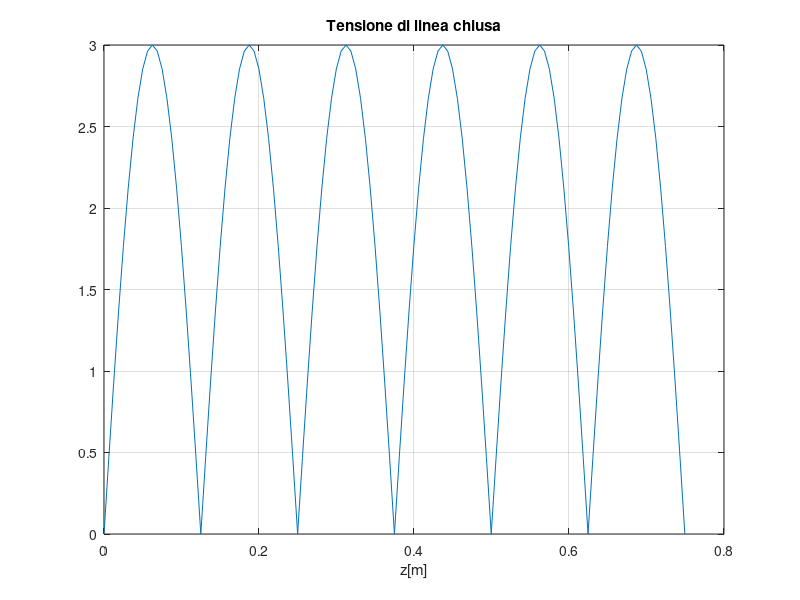
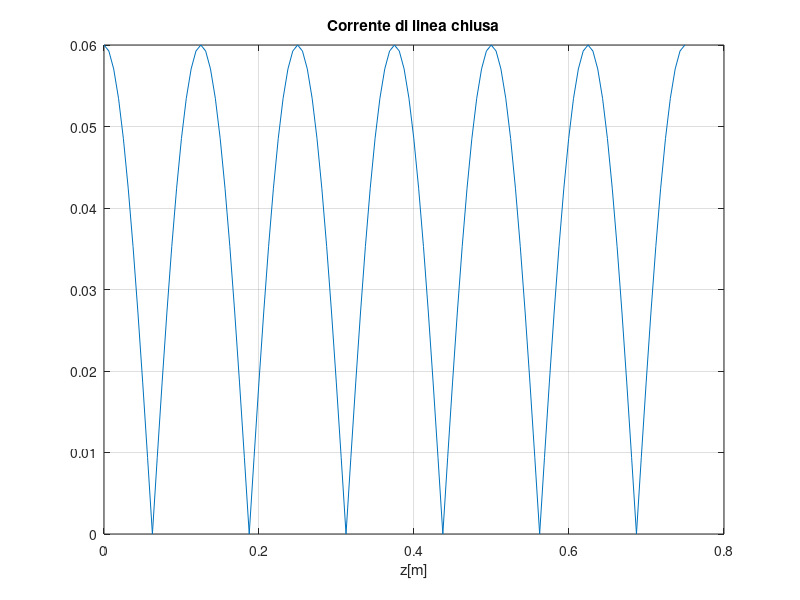
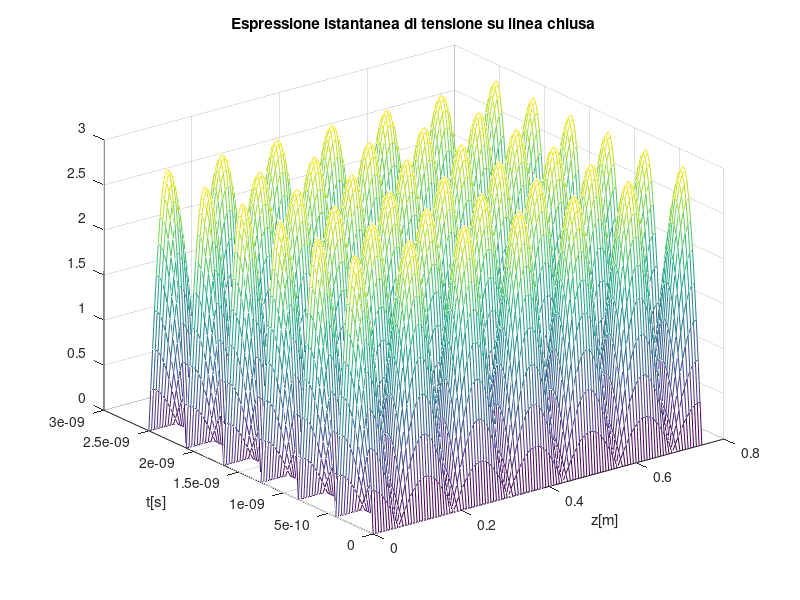
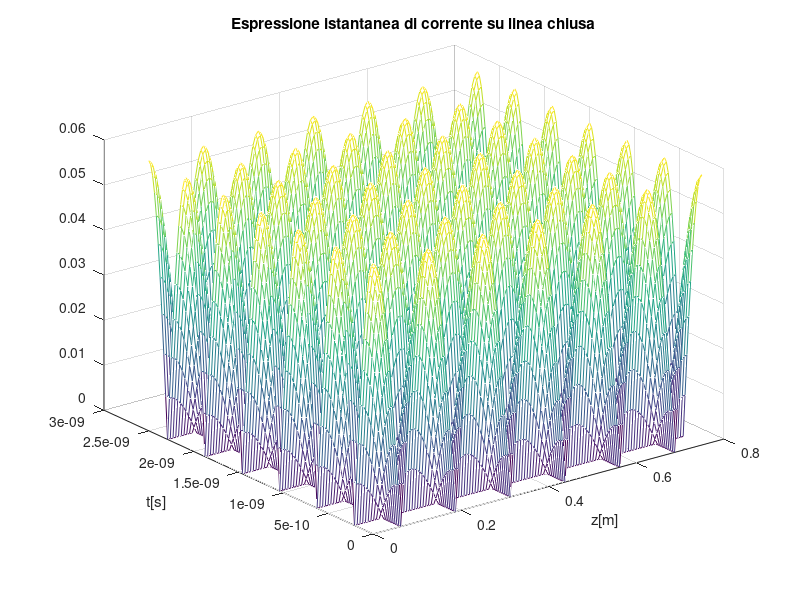

MATLAB code for these plots, in order:
%Linea aperta e in corto circuito: plot tensionem corrente e espr. istantanea  

clc
clear all
close all

z0=50;
f=1200e6;
eps0=8.854e-12;
mu0=4*pi*1e-7;
omega=2*pi*f;
epsr=1;
eps=eps0*epsr;
mur=1;
mu=mu0*mur;
c=1/sqrt(eps0*mu0);
vp=c/sqrt(epsr*1);
lambda=vp/f;
k=(2*pi)/lambda;
sigma=1e-2;
v0=3;
i0=v0/z0;
periodo=1/f;

%Asse spaziale
dz=lambda/40;
z=0:dz:120*dz;
%Asse temporale
ts=1/(2*f);
dt=ts/20;
t=0:dt:120*dt;

%%%LINEA CHIUSA%%%
Vc=z0*abs(i0)*abs(sin(k*z));     %Tensione
Ic=abs(i0)*abs(cos(k*z));        %Corrente

%Plottiamo il tutto
%Tensione linea chiusa
figure(1);
plot(z,real(abs(Vc)));
grid on;
xlabel('z[m]');
title('Tensione di linea chiusa');

%Corrente linea chiusa
figure(2);
plot(z,real(abs(Ic)));
grid on;
xlabel('z[m]');
title('Corrente di linea chiusa');

%Espressione istantanea della tensione linea chiusa
v=ones(length(z),length(t));
for a=1:length(z)
    for b=1:length(t)
        v(a,b)=real(z0*abs(i0)*abs(sin(k*z(a)))*exp(1i*omega*t(b)));
    end
end

%plot dell'espressione istantanea della tensione
figure(3);
mesh(z,t,abs(v))
grid on;
xlabel('z[m]');
ylabel('t[s]');
title('Espressione istantanea di tensione su linea chiusa');

%Espressione istantanea della corrente linea chiusa
i=ones(length(z),length(t));
for a=1:length(z)
    for b=1:length(t)
        i(a,b)=real(abs(i0)*abs(cos(k*z(a)))*exp(1i*omega*t(b)));
    end
end

%plot dell'espressione istantanea della corrente
figure(4);
mesh(z,t,abs(i))
grid on;
xlabel('z[m]');
ylabel('t[s]');
title('Espressione istantanea di corrente su linea chiusa');

%%%LINEA APERTA%%%
Va=abs(v0)*abs(cos(k*z));      %Tensione
Ia=(abs(v0)/z0)*abs(sin(k*z));   %Corrente

%Plottiamo il tutto
%Tensione di linea aperta
figure(5);
plot(z,real(abs(Va)));
grid on;
xlabel('z[m]');
title('Tensione su linea aperta');

%Corrente di linea aperta
figure(6);
plot(z,real(abs(Ia)));
grid on;
xlabel('z[m]');
title('Corrente su linea aperta');

%Espressione istantanea della tensione su linea aperta
va=ones(length(z),length(t));
for a=1:length(z)
    for b=1:length(t)
        va(a,b)=real(abs(v0)*abs(cos(k*z(a)))*exp(1i*omega*t(b)));
    end
end

%plot dell'espressione istantanea della tensione su linea aperta
figure(7);
mesh(z,t,abs(va))
grid on;
xlabel('z[m]');
ylabel('t[s]');
title('Espressione istantanea di tensione su linea aperta');

%Espressione istantanea della corrente su linea aperta
ia=ones(length(z),length(t));
for a=1:length(z)
    for b=1:length(t)
        ia(a,b)=real((abs(v0)/z0)*abs(sin(k*z(a)))*exp(1i*omega*t(b)));
    end
end

%plot dell'espressione istantanea della tensione
figure(8);
mesh(z,t,abs(ia))
grid on;
xlabel('z[m]');
ylabel('t[s]');
title('Espressione istantanea di corrente su linea aperta');

%%%

%Espressione istantanea tensione linea chiusa in 2D
figure(9);
plot(z,abs(v));
grid on;
xlabel('z[m]');
title('Espressione istantanea tensione linea chiusa');

%Espressione istantanea corrente linea chiusa 2D
figure(10);
plot(z,abs(i));
grid on;
xlabel('z[m]');
title('Espressione istantanea corrente linea chiusa');

%Espressione istantanea tensione linea aperta 2D
figure(11);
plot(z,abs(va));
grid on;
xlabel('z[m]');
title('Espressione istantanea tensione linea aperta');

%Espressione istantanea corrente linea aperta 2D
figure(12);
plot(z,abs(ia));
grid on;
xlabel('z[m]');
title('Espressione istantanea corrente linea aperta');





